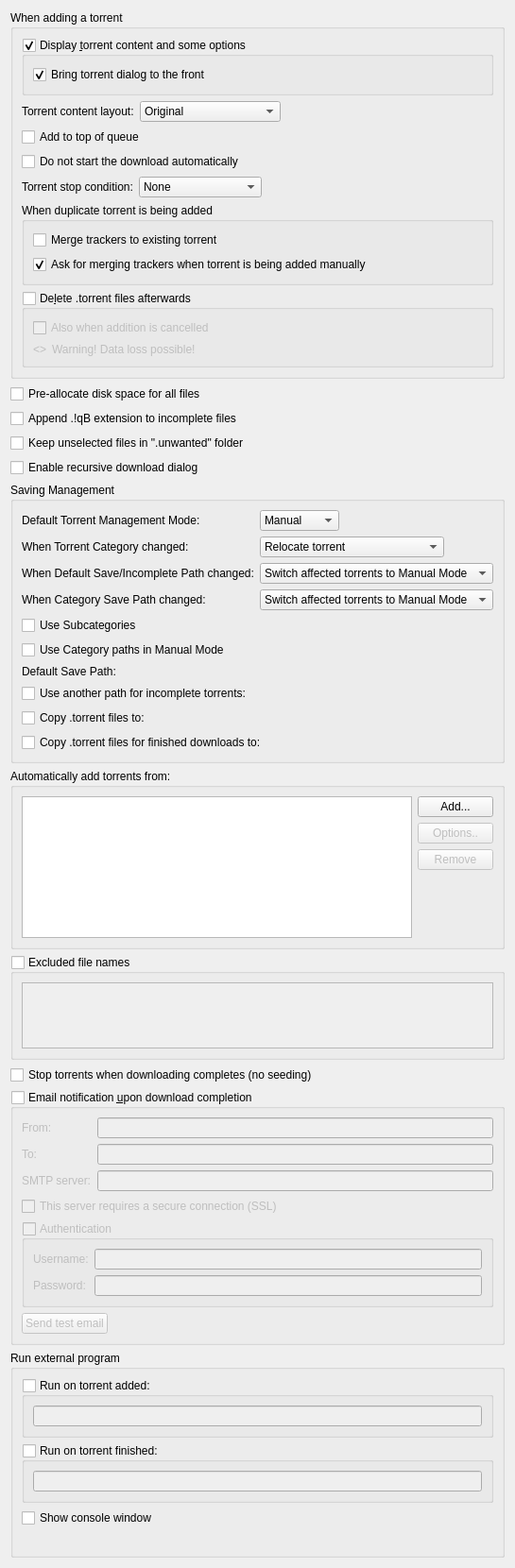
          <widget class="QWidget" name="scrollAreaWidgetContents_2">
           <property name="geometry">
            <rect>
             <x>0</x>
             <y>0</y>
             <width>539</width>
             <height>1457</height>
            </rect>
           </property>
           <layout class="QVBoxLayout" name="verticalLayout">
            <item>
             <widget class="QGroupBox" name="torrentAdditionBox">
              <property name="title">
               <string>When adding a torrent</string>
              </property>
              <layout class="QVBoxLayout" name="torrentAdditionBoxLayout">
               <item>
                <widget class="QGroupBox" name="checkAdditionDialog">
                 <property name="title">
                  <string>Display &amp;torrent content and some options</string>
                 </property>
                 <property name="checkable">
                  <bool>true</bool>
                 </property>
                 <layout class="QVBoxLayout" name="verticalLayout_18">
                  <item>
                   <widget class="QCheckBox" name="checkAdditionDialogFront">
                    <property name="text">
                     <string>Bring torrent dialog to the front</string>
                    </property>
                    <property name="checked">
                     <bool>true</bool>
                    </property>
                   </widget>
                  </item>
                 </layout>
                </widget>
               </item>
               <item>
                <layout class="QHBoxLayout" name="horizontalLayout_19">
                 <item>
                  <widget class="QLabel" name="contentLayoutLabel">
                   <property name="text">
                    <string>Torrent content layout:</string>
                   </property>
                  </widget>
                 </item>
                 <item>
                  <widget class="QComboBox" name="contentLayoutComboBox">
                   <property name="currentIndex">
                    <number>0</number>
                   </property>
                   <item>
                    <property name="text">
                     <string>Original</string>
                    </property>
                   </item>
                   <item>
                    <property name="text">
                     <string>Create subfolder</string>
                    </property>
                   </item>
                   <item>
                    <property name="text">
                     <string>Don't create subfolder</string>
                    </property>
                   </item>
                  </widget>
                 </item>
                 <item>
                  <spacer name="horizontalSpacer_20">
                   <property name="orientation">
                    <enum>Qt::Orientation::Horizontal</enum>
                   </property>
                   <property name="sizeHint" stdset="0">
                    <size>
                     <width>40</width>
                     <height>20</height>
                    </size>
                   </property>
                  </spacer>
                 </item>
                </layout>
               </item>
               <item>
                <widget class="QCheckBox" name="checkAddToQueueTop">
                 <property name="toolTip">
                  <string>The torrent will be added to the top of the download queue</string>
                 </property>
                 <property name="text">
                  <string extracomment="The torrent will be added to the top of the download queue">Add to top of queue</string>
                 </property>
                </widget>
               </item>
               <item>
                <widget class="QCheckBox" name="checkAddStopped">
                 <property name="toolTip">
                  <string>The torrent will be added to download list in a stopped state</string>
                 </property>
                 <property name="text">
                  <string extracomment="The torrent will be added to download list in a stopped state">Do not start the download automatically</string>
                 </property>
                </widget>
               </item>
               <item>
                <layout class="QHBoxLayout" name="stopConditionLayout">
                 <item>
                  <widget class="QLabel" name="stopConditionLabel">
                   <property name="text">
                    <string>Torrent stop condition:</string>
                   </property>
                  </widget>
                 </item>
                 <item>
                  <widget class="QComboBox" name="stopConditionComboBox">
                   <property name="currentIndex">
                    <number>0</number>
                   </property>
                   <item>
                    <property name="text">
                     <string>None</string>
                    </property>
                   </item>
                   <item>
                    <property name="text">
                     <string>Metadata received</string>
                    </property>
                   </item>
                   <item>
                    <property name="text">
                     <string>Files checked</string>
                    </property>
                   </item>
                  </widget>
                 </item>
                 <item>
                  <spacer name="stopConditionSpacer">
                   <property name="orientation">
                    <enum>Qt::Orientation::Horizontal</enum>
                   </property>
                   <property name="sizeHint" stdset="0">
                    <size>
                     <width>40</width>
                     <height>20</height>
                    </size>
                   </property>
                  </spacer>
                 </item>
                </layout>
               </item>
               <item>
                <widget class="QGroupBox" name="duplicateTorrentGroup">
                 <property name="title">
                  <string>When duplicate torrent is being added</string>
                 </property>
                 <layout class="QVBoxLayout" name="duplicateTorrentBoxLayout">
                  <item>
                   <widget class="QCheckBox" name="checkMergeTrackers">
                    <property name="text">
                     <string>Merge trackers to existing torrent</string>
                    </property>
                    <property name="checked">
                     <bool>false</bool>
                    </property>
                   </widget>
                  </item>
                  <item>
                   <widget class="QCheckBox" name="checkConfirmMergeTrackers">
                    <property name="text">
                     <string>Ask for merging trackers when torrent is being added manually</string>
                    </property>
                    <property name="checked">
                     <bool>true</bool>
                    </property>
                   </widget>
                  </item>
                 </layout>
                </widget>
               </item>
               <item>
                <widget class="QGroupBox" name="deleteTorrentBox">
                 <property name="toolTip">
                  <string>Whether the .torrent file should be deleted after adding it</string>
                 </property>
                 <property name="title">
                  <string>De&amp;lete .torrent files afterwards </string>
                 </property>
                 <property name="checkable">
                  <bool>true</bool>
                 </property>
                 <property name="checked">
                  <bool>false</bool>
                 </property>
                 <layout class="QVBoxLayout" name="deleteTorrentBoxLayout">
                  <item>
                   <widget class="QCheckBox" name="deleteCancelledTorrentBox">
                    <property name="toolTip">
                     <string>Also delete .torrent files whose addition was cancelled</string>
                    </property>
                    <property name="text">
                     <string>Also when addition is cancelled</string>
                    </property>
                   </widget>
                  </item>
                  <item>
                   <layout class="QHBoxLayout" name="deleteTorrentWarningLayout">
                    <item>
                     <widget class="QLabel" name="deleteTorrentWarningIcon">
                      <property name="sizePolicy">
                       <sizepolicy hsizetype="Fixed" vsizetype="Preferred">
                        <horstretch>0</horstretch>
                        <verstretch>0</verstretch>
                       </sizepolicy>
                      </property>
                      <property name="text">
                       <string notr="true">&lt;&gt;</string>
                      </property>
                     </widget>
                    </item>
                    <item>
                     <widget class="QLabel" name="deleteTorrentWarningLabel">
                      <property name="text">
                       <string>Warning! Data loss possible!</string>
                      </property>
                     </widget>
                    </item>
                   </layout>
                  </item>
                 </layout>
                </widget>
               </item>
              </layout>
             </widget>
            </item>
            <item>
             <widget class="QCheckBox" name="checkPreallocateAll">
              <property name="toolTip">
               <string>Allocate full file sizes on disk before starting downloads, to minimize fragmentation. Only useful for HDDs.</string>
              </property>
              <property name="text">
               <string>Pre-allocate disk space for all files</string>
              </property>
             </widget>
            </item>
            <item>
             <widget class="QCheckBox" name="checkAppendqB">
              <property name="text">
               <string>Append .!qB extension to incomplete files</string>
              </property>
             </widget>
            </item>
            <item>
             <widget class="QCheckBox" name="checkUnwantedFolder">
              <property name="text">
               <string>Keep unselected files in &quot;.unwanted&quot; folder</string>
              </property>
             </widget>
            </item>
            <item>
             <widget class="QCheckBox" name="checkRecursiveDownload">
              <property name="toolTip">
               <string>When a torrent is downloaded, offer to add torrents from any .torrent files found inside it</string>
              </property>
              <property name="text">
               <string>Enable recursive download dialog</string>
              </property>
             </widget>
            </item>
            <item>
             <widget class="QGroupBox" name="groupSavingManagement">
              <property name="title">
               <string>Saving Management</string>
              </property>
              <layout class="QVBoxLayout" name="groupSavingManagementLayout">
               <item>
                <layout class="QGridLayout" name="gridLayout_3">
                 <item row="0" column="0">
                  <widget class="QLabel" name="label_40">
                   <property name="text">
                    <string>Default Torrent Management Mode:</string>
                   </property>
                  </widget>
                 </item>
                 <item row="0" column="1">
                  <layout class="QHBoxLayout" name="horizontalLayout_70">
                   <property name="spacing">
                    <number>10</number>
                   </property>
                   <item>
                    <widget class="QComboBox" name="comboSavingMode">
                     <property name="toolTip">
                      <string>Automatic: Various torrent properties (e.g. save path) will be decided by the associated category
Manual: Various torrent properties (e.g. save path) must be assigned manually</string>
                     </property>
                     <item>
                      <property name="text">
                       <string>Manual</string>
                      </property>
                     </item>
                     <item>
                      <property name="text">
                       <string>Automatic</string>
                      </property>
                     </item>
                    </widget>
                   </item>
                   <item>
                    <spacer name="horizontalSpacer_160">
                     <property name="orientation">
                      <enum>Qt::Orientation::Horizontal</enum>
                     </property>
                     <property name="sizeHint" stdset="0">
                      <size>
                       <width>40</width>
                       <height>20</height>
                      </size>
                     </property>
                    </spacer>
                   </item>
                  </layout>
                 </item>
                 <item row="1" column="0">
                  <widget class="QLabel" name="labelTorrentCategoryChanged">
                   <property name="text">
                    <string>When Torrent Category changed:</string>
                   </property>
                  </widget>
                 </item>
                 <item row="1" column="1">
                  <layout class="QHBoxLayout" name="horizontalLayout_14">
                   <item>
                    <widget class="QComboBox" name="comboTorrentCategoryChanged">
                     <item>
                      <property name="text">
                       <string>Relocate torrent</string>
                      </property>
                     </item>
                     <item>
                      <property name="text">
                       <string>Switch torrent to Manual Mode</string>
                      </property>
                     </item>
                    </widget>
                   </item>
                   <item>
                    <spacer name="horizontalSpacer_17">
                     <property name="orientation">
                      <enum>Qt::Orientation::Horizontal</enum>
                     </property>
                     <property name="sizeHint" stdset="0">
                      <size>
                       <width>40</width>
                       <height>20</height>
                      </size>
                     </property>
                    </spacer>
                   </item>
                  </layout>
                 </item>
                 <item row="2" column="0">
                  <widget class="QLabel" name="labelCategoryDefaultPathChanged">
                   <property name="text">
                    <string>When Default Save/Incomplete Path changed:</string>
                   </property>
                  </widget>
                 </item>
                 <item row="2" column="1">
                  <layout class="QHBoxLayout" name="horizontalLayout_15">
                   <item>
                    <widget class="QComboBox" name="comboCategoryDefaultPathChanged">
                     <property name="currentIndex">
                      <number>1</number>
                     </property>
                     <item>
                      <property name="text">
                       <string>Relocate affected torrents</string>
                      </property>
                     </item>
                     <item>
                      <property name="text">
                       <string>Switch affected torrents to Manual Mode</string>
                      </property>
                     </item>
                    </widget>
                   </item>
                   <item>
                    <spacer name="horizontalSpacer_18">
                     <property name="orientation">
                      <enum>Qt::Orientation::Horizontal</enum>
                     </property>
                     <property name="sizeHint" stdset="0">
                      <size>
                       <width>40</width>
                       <height>20</height>
                      </size>
                     </property>
                    </spacer>
                   </item>
                  </layout>
                 </item>
                 <item row="3" column="0">
                  <widget class="QLabel" name="labelCategoryChanged">
                   <property name="text">
                    <string>When Category Save Path changed:</string>
                   </property>
                  </widget>
                 </item>
                 <item row="3" column="1">
                  <layout class="QHBoxLayout" name="horizontalLayout_17">
                   <item>
                    <widget class="QComboBox" name="comboCategoryChanged">
                     <property name="currentIndex">
                      <number>1</number>
                     </property>
                     <item>
                      <property name="text">
                       <string>Relocate affected torrents</string>
                      </property>
                     </item>
                     <item>
                      <property name="text">
                       <string>Switch affected torrents to Manual Mode</string>
                      </property>
                     </item>
                    </widget>
                   </item>
                   <item>
                    <spacer name="horizontalSpacer_19">
                     <property name="orientation">
                      <enum>Qt::Orientation::Horizontal</enum>
                     </property>
                     <property name="sizeHint" stdset="0">
                      <size>
                       <width>40</width>
                       <height>20</height>
                      </size>
                     </property>
                    </spacer>
                   </item>
                  </layout>
                 </item>
                </layout>
               </item>
               <item>
                <widget class="QCheckBox" name="checkUseSubcategories">
                 <property name="text">
                  <string>Use Subcategories</string>
                 </property>
                </widget>
               </item>
               <item>
                <widget class="QCheckBox" name="checkUseCategoryPaths">
                 <property name="toolTip">
                  <string>Resolve relative Save Path against appropriate Category path instead of Default one</string>
                 </property>
                 <property name="text">
                  <string>Use Category paths in Manual Mode</string>
                 </property>
                </widget>
               </item>
               <item>
                <layout class="QGridLayout" name="gridLayout_4">
                 <item row="0" column="0">
                  <widget class="QLabel" name="labelSavePath">
                   <property name="text">
                    <string>Default Save Path:</string>
                   </property>
                  </widget>
                 </item>
                 <item row="0" column="1">
                  <widget class="FileSystemPathLineEdit" name="textSavePath" native="true"/>
                 </item>
                 <item row="1" column="0">
                  <widget class="QCheckBox" name="checkUseDownloadPath">
                   <property name="text">
                    <string>Use another path for incomplete torrents:</string>
                   </property>
                  </widget>
                 </item>
                 <item row="1" column="1">
                  <widget class="FileSystemPathLineEdit" name="textDownloadPath" native="true"/>
                 </item>
                 <item row="2" column="0">
                  <widget class="QCheckBox" name="checkExportDir">
                   <property name="text">
                    <string>Copy .torrent files to:</string>
                   </property>
                  </widget>
                 </item>
                 <item row="2" column="1">
                  <widget class="FileSystemPathLineEdit" name="textExportDir" native="true"/>
                 </item>
                 <item row="3" column="0">
                  <widget class="QCheckBox" name="checkExportDirFin">
                   <property name="text">
                    <string>Copy .torrent files for finished downloads to:</string>
                   </property>
                  </widget>
                 </item>
                 <item row="3" column="1">
                  <widget class="FileSystemPathLineEdit" name="textExportDirFin" native="true"/>
                 </item>
                </layout>
               </item>
              </layout>
             </widget>
            </item>
            <item>
             <widget class="QGroupBox" name="groupBox_2">
              <property name="title">
               <string>Automatically add torrents from:</string>
              </property>
              <layout class="QVBoxLayout" name="verticalLayout_38">
               <item>
                <layout class="QHBoxLayout" name="horizontalLayout_16">
                 <item>
                  <widget class="QTreeView" name="scanFoldersView">
                   <property name="sizePolicy">
                    <sizepolicy hsizetype="Expanding" vsizetype="Expanding">
                     <horstretch>0</horstretch>
                     <verstretch>1</verstretch>
                    </sizepolicy>
                   </property>
                   <property name="minimumSize">
                    <size>
                     <width>250</width>
                     <height>150</height>
                    </size>
                   </property>
                   <property name="editTriggers">
                    <set>QAbstractItemView::EditTrigger::AllEditTriggers</set>
                   </property>
                   <property name="selectionMode">
                    <enum>QAbstractItemView::SelectionMode::SingleSelection</enum>
                   </property>
                   <property name="selectionBehavior">
                    <enum>QAbstractItemView::SelectionBehavior::SelectRows</enum>
                   </property>
                   <property name="textElideMode">
                    <enum>Qt::TextElideMode::ElideNone</enum>
                   </property>
                   <property name="rootIsDecorated">
                    <bool>false</bool>
                   </property>
                   <attribute name="headerDefaultSectionSize">
                    <number>80</number>
                   </attribute>
                   <attribute name="headerStretchLastSection">
                    <bool>false</bool>
                   </attribute>
                  </widget>
                 </item>
                 <item>
                  <layout class="QVBoxLayout" name="verticalLayout_37">
                   <item>
                    <widget class="QPushButton" name="addWatchedFolderButton">
                     <property name="text">
                      <string>Add...</string>
                     </property>
                    </widget>
                   </item>
                   <item>
                    <widget class="QPushButton" name="editWatchedFolderButton">
                     <property name="enabled">
                      <bool>false</bool>
                     </property>
                     <property name="text">
                      <string>Options..</string>
                     </property>
                    </widget>
                   </item>
                   <item>
                    <widget class="QPushButton" name="removeWatchedFolderButton">
                     <property name="enabled">
                      <bool>false</bool>
                     </property>
                     <property name="text">
                      <string>Remove</string>
                     </property>
                    </widget>
                   </item>
                   <item>
                    <spacer name="verticalSpacer_6">
                     <property name="orientation">
                      <enum>Qt::Orientation::Vertical</enum>
                     </property>
                     <property name="sizeHint" stdset="0">
                      <size>
                       <width>20</width>
                       <height>40</height>
                      </size>
                     </property>
                    </spacer>
                   </item>
                  </layout>
                 </item>
                </layout>
               </item>
              </layout>
             </widget>
            </item>
            <item>
             <widget class="QGroupBox" name="groupExcludedFileNames">
              <property name="title">
               <string>Excluded file names</string>
              </property>
              <property name="checkable">
               <bool>true</bool>
              </property>
              <property name="checked">
               <bool>false</bool>
              </property>
              <layout class="QVBoxLayout" name="verticalLayout_311">
               <item>
                <widget class="QPlainTextEdit" name="textExcludedFileNames">
                 <property name="toolTip">
                  <string>Blacklist filtered file names from being downloaded from torrent(s).
Files matching any of the filters in this list will have their priority automatically set to &quot;Do not download&quot;.

Use newlines to separate multiple entries. Can use wildcards as outlined below.
*: matches zero or more of any characters.
?: matches any single character.
[...]: sets of characters can be represented in square brackets.

Examples
*.exe: filter '.exe' file extension.
readme.txt: filter exact file name.
?.txt: filter 'a.txt', 'b.txt' but not 'aa.txt'.
readme[0-9].txt: filter 'readme1.txt', 'readme2.txt' but not 'readme10.txt'.</string>
                 </property>
                 <property name="tabChangesFocus">
                  <bool>true</bool>
                 </property>
                 <property name="lineWrapMode">
                  <enum>QPlainTextEdit::LineWrapMode::NoWrap</enum>
                 </property>
                </widget>
               </item>
              </layout>
             </widget>
            </item>
            <item>
             <widget class="QCheckBox" name="checkStopOnCompletion">
              <property name="text">
               <string>Stop torrents when downloading completes (no seeding)</string>
              </property>
             </widget>
            </item>
            <item>
             <widget class="QGroupBox" name="groupMailNotification">
              <property name="title">
               <string>Email notification &amp;upon download completion</string>
              </property>
              <property name="checkable">
               <bool>true</bool>
              </property>
              <property name="checked">
               <bool>false</bool>
              </property>
              <layout class="QVBoxLayout" name="verticalLayout_171">
               <item>
                <layout class="QGridLayout" name="gridLayout_9">
                 <item row="0" column="0">
                  <widget class="QLabel" name="label_25">
                   <property name="toolTip">
                    <string>Sender</string>
                   </property>
                   <property name="text">
                    <string comment="From sender">From:</string>
                   </property>
                  </widget>
                 </item>
                 <item row="0" column="1">
                  <widget class="QLineEdit" name="senderEmailTxt"/>
                 </item>
                 <item row="1" column="0">
                  <widget class="QLabel" name="label_2">
                   <property name="toolTip">
                    <string>Receiver</string>
                   </property>
                   <property name="text">
                    <string comment="To receiver">To:</string>
                   </property>
                  </widget>
                 </item>
                 <item row="1" column="1">
                  <widget class="QLineEdit" name="lineEditDestEmail"/>
                 </item>
                 <item row="2" column="0">
                  <widget class="QLabel" name="label_3">
                   <property name="text">
                    <string>SMTP server:</string>
                   </property>
                  </widget>
                 </item>
                 <item row="2" column="1">
                  <widget class="QLineEdit" name="lineEditSmtpServer"/>
                 </item>
                </layout>
               </item>
               <item>
                <widget class="QCheckBox" name="checkSmtpSSL">
                 <property name="text">
                  <string>This server requires a secure connection (SSL)</string>
                 </property>
                </widget>
               </item>
               <item>
                <widget class="QGroupBox" name="groupMailNotifAuth">
                 <property name="title">
                  <string>Authentication</string>
                 </property>
                 <property name="checkable">
                  <bool>true</bool>
                 </property>
                 <property name="checked">
                  <bool>false</bool>
                 </property>
                 <layout class="QFormLayout" name="formLayout_2">
                  <item row="0" column="0">
                   <widget class="QLabel" name="label_7">
                    <property name="text">
                     <string>Username:</string>
                    </property>
                   </widget>
                  </item>
                  <item row="0" column="1">
                   <widget class="QLineEdit" name="mailNotifUsername"/>
                  </item>
                  <item row="1" column="0">
                   <widget class="QLabel" name="label_8">
                    <property name="text">
                     <string>Password:</string>
                    </property>
                   </widget>
                  </item>
                  <item row="1" column="1">
                   <widget class="QLineEdit" name="mailNotifPassword">
                    <property name="echoMode">
                     <enum>QLineEdit::EchoMode::Password</enum>
                    </property>
                   </widget>
                  </item>
                 </layout>
                </widget>
               </item>
               <item>
                <widget class="QPushButton" name="sendTestEmail">
                 <property name="sizePolicy">
                  <sizepolicy hsizetype="Fixed" vsizetype="Fixed">
                   <horstretch>0</horstretch>
                   <verstretch>0</verstretch>
                  </sizepolicy>
                 </property>
                 <property name="text">
                  <string>Send test email</string>
                 </property>
                </widget>
               </item>
              </layout>
             </widget>
            </item>
            <item>
             <widget class="QGroupBox" name="autoRunBox">
              <property name="title">
               <string>Run external program</string>
              </property>
              <layout class="QVBoxLayout" name="verticalLayout_19">
               <item>
                <widget class="QGroupBox" name="groupBoxRunOnAdded">
                 <property name="title">
                  <string>Run on torrent added:</string>
                 </property>
                 <property name="checkable">
                  <bool>true</bool>
                 </property>
                 <property name="checked">
                  <bool>false</bool>
                 </property>
                 <layout class="QVBoxLayout" name="verticalLayout_39">
                  <item>
                   <widget class="QLineEdit" name="lineEditRunOnAdded"/>
                  </item>
                 </layout>
                </widget>
               </item>
               <item>
                <widget class="QGroupBox" name="groupBoxRunOnFinished">
                 <property name="title">
                  <string>Run on torrent finished:</string>
                 </property>
                 <property name="checkable">
                  <bool>true</bool>
                 </property>
                 <property name="checked">
                  <bool>false</bool>
                 </property>
                 <layout class="QVBoxLayout" name="verticalLayout_36">
                  <item>
                   <widget class="QLineEdit" name="lineEditRunOnFinished"/>
                  </item>
                 </layout>
                </widget>
               </item>
               <item>
                <widget class="QCheckBox" name="autoRunConsole">
                 <property name="text">
                  <string>Show console window</string>
                 </property>
                </widget>
               </item>
               <item>
                <widget class="QLabel" name="labelAutoRunParam">
                 <property name="wordWrap">
                  <bool>true</bool>
                 </property>
                </widget>
               </item>
              </layout>
             </widget>
            </item>
           </layout>
          </widget>
